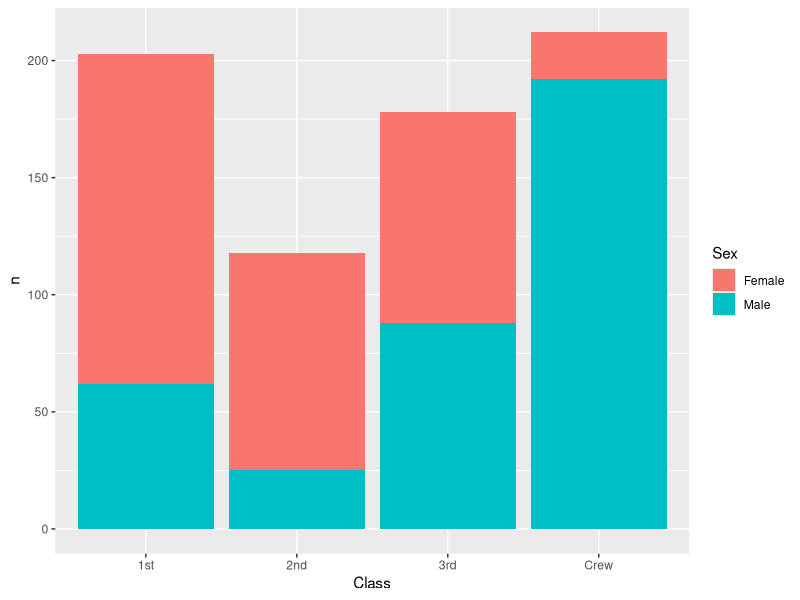
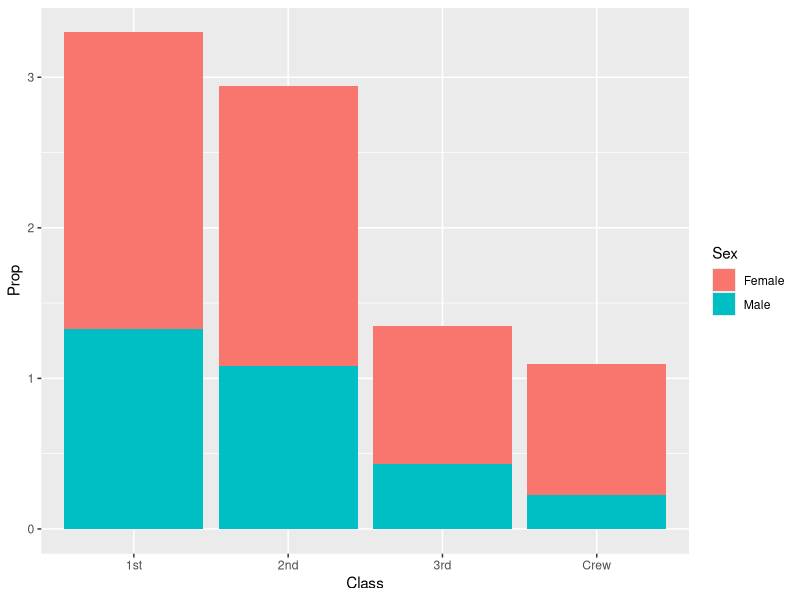
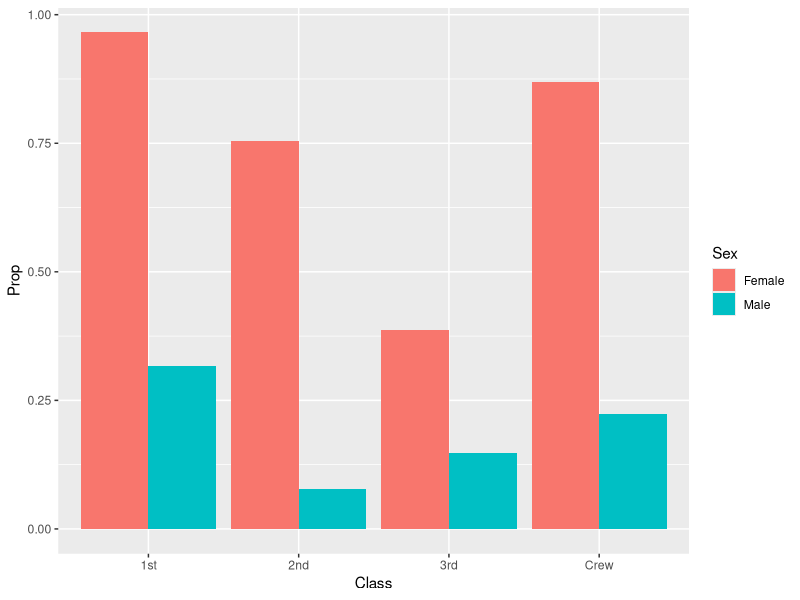
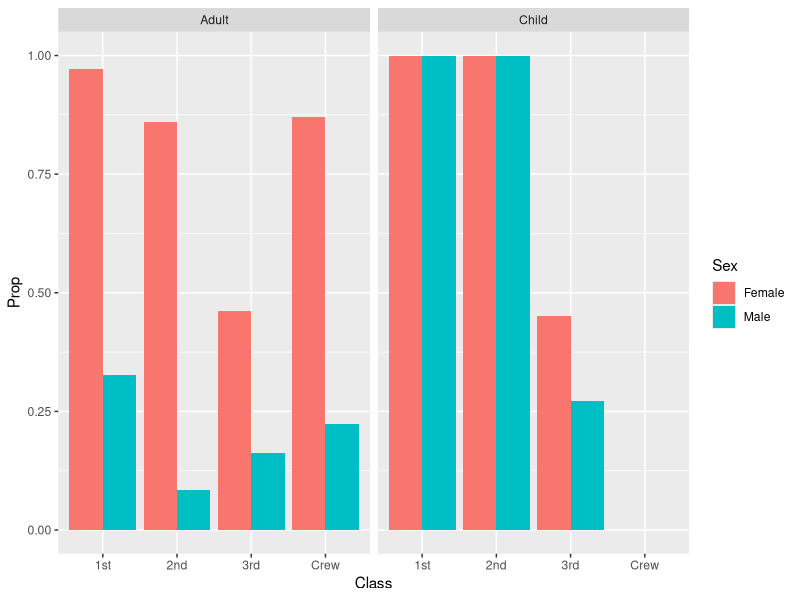

Reproduce these figures in R, in order.
## ---- chunk 1
library(tidyverse)

df_titanic <- as_tibble(Titanic)
## ---- chunk 2
## TASK: Perform a `glimpse` of df_titanic
glimpse(df_titanic)
## ---- chunk 3
## NOTE: No need to edit! We'll cover how to
## do this calculation in a later exercise.
df_titanic %>% summarize(total = sum(n))
## ---- chunk 4
## TASK: Visualize counts against `Class` and `Sex`
df_titanic %>%
  filter(Survived == "Yes") %>%
  ggplot() +
  geom_col(mapping = aes(x = Class, y = n, fill = Sex))
  #facet_wrap( ~ sex)
## ---- chunk 5
## NOTE: No need to edit! We'll cover how to
## do this calculation in a later exercise.
df_prop <-
  df_titanic %>%
  group_by(Class, Sex, Age) %>%
  mutate(
    Total = sum(n),
    Prop = n / Total
  ) %>%
  ungroup()
df_prop
## ---- chunk 6
df_prop %>%
  filter(Survived == "Yes") %>%
  ggplot() +
  geom_col(mapping = aes(x = Class, y = Prop, fill = Sex))
  #facet_wrap( ~ sex)
## ---- chunk 7
df_prop_class <-
  df_titanic %>%
  group_by(Class, Sex) %>%
  mutate(
    Total = sum(n),
    Prop = n / Total
  ) %>%
  ungroup()
df_prop_class

df_prop_class %>%
  filter(Survived == "Yes") %>%
  ggplot() +
  geom_col(mapping = aes(x = Class, y = Prop, fill = Sex), position = 'dodge')
## ---- chunk 8
df_prop %>%
  filter(Survived == "Yes") %>%
  ggplot() +
  geom_col(mapping = aes(x = Class, y = Prop, fill = Sex), position = 'dodge') +
  facet_wrap( ~ Age)
## ---- chunk 9
df_prop_chivalry <-
  df_titanic %>%
  filter(Age == "Adult") %>%
  group_by(Class, Sex) %>%
  mutate(
    Total = sum(n),
    Prop = n / Total
  ) %>%
  filter(Survived == "Yes") %>%
  select(-n, -Total)%>%
  pivot_wider(
   names_from = Sex,
   values_from = Prop
  ) %>%
  mutate(chivalry = Female / Male)
df_prop_chivalry
